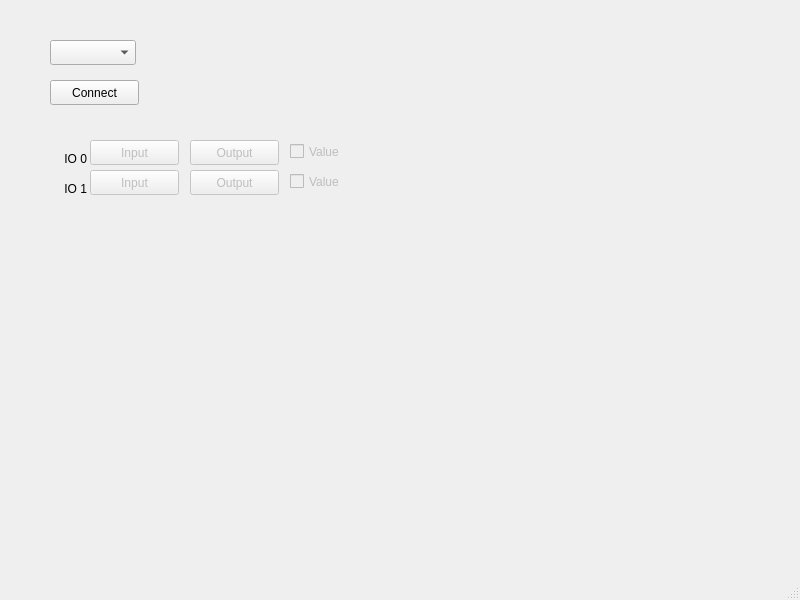
<?xml version="1.0" encoding="UTF-8"?>
<ui version="4.0">
 <class>MainWindow</class>
 <widget class="QMainWindow" name="MainWindow">
  <property name="geometry">
   <rect>
    <x>0</x>
    <y>0</y>
    <width>800</width>
    <height>600</height>
   </rect>
  </property>
  <property name="windowTitle">
   <string>MainWindow</string>
  </property>
  <widget class="QWidget" name="centralwidget">
   <widget class="QPushButton" name="PB_Connect">
    <property name="geometry">
     <rect>
      <x>50</x>
      <y>80</y>
      <width>89</width>
      <height>25</height>
     </rect>
    </property>
    <property name="text">
     <string>Connect</string>
    </property>
   </widget>
   <widget class="QComboBox" name="CMB_Ports">
    <property name="geometry">
     <rect>
      <x>50</x>
      <y>40</y>
      <width>86</width>
      <height>25</height>
     </rect>
    </property>
   </widget>
   <widget class="QLabel" name="label">
    <property name="geometry">
     <rect>
      <x>20</x>
      <y>150</y>
      <width>67</width>
      <height>17</height>
     </rect>
    </property>
    <property name="text">
     <string>IO 0</string>
    </property>
    <property name="alignment">
     <set>Qt::AlignRight|Qt::AlignTrailing|Qt::AlignVCenter</set>
    </property>
   </widget>
   <widget class="QLabel" name="label_2">
    <property name="geometry">
     <rect>
      <x>20</x>
      <y>180</y>
      <width>67</width>
      <height>17</height>
     </rect>
    </property>
    <property name="text">
     <string>IO 1</string>
    </property>
    <property name="alignment">
     <set>Qt::AlignRight|Qt::AlignTrailing|Qt::AlignVCenter</set>
    </property>
   </widget>
   <widget class="QPushButton" name="PB_In0">
    <property name="enabled">
     <bool>false</bool>
    </property>
    <property name="geometry">
     <rect>
      <x>90</x>
      <y>140</y>
      <width>89</width>
      <height>25</height>
     </rect>
    </property>
    <property name="text">
     <string>Input</string>
    </property>
    <property name="checkable">
     <bool>true</bool>
    </property>
    <property name="checked">
     <bool>false</bool>
    </property>
   </widget>
   <widget class="QPushButton" name="PB_Out0">
    <property name="enabled">
     <bool>false</bool>
    </property>
    <property name="geometry">
     <rect>
      <x>190</x>
      <y>140</y>
      <width>89</width>
      <height>25</height>
     </rect>
    </property>
    <property name="text">
     <string>Output</string>
    </property>
    <property name="checkable">
     <bool>true</bool>
    </property>
   </widget>
   <widget class="QPushButton" name="PB_In1">
    <property name="enabled">
     <bool>false</bool>
    </property>
    <property name="geometry">
     <rect>
      <x>90</x>
      <y>170</y>
      <width>89</width>
      <height>25</height>
     </rect>
    </property>
    <property name="text">
     <string>Input</string>
    </property>
    <property name="checkable">
     <bool>true</bool>
    </property>
   </widget>
   <widget class="QPushButton" name="PB_Out1">
    <property name="enabled">
     <bool>false</bool>
    </property>
    <property name="geometry">
     <rect>
      <x>190</x>
      <y>170</y>
      <width>89</width>
      <height>25</height>
     </rect>
    </property>
    <property name="text">
     <string>Output</string>
    </property>
    <property name="checkable">
     <bool>true</bool>
    </property>
   </widget>
   <widget class="QCheckBox" name="CB_Val0">
    <property name="enabled">
     <bool>false</bool>
    </property>
    <property name="geometry">
     <rect>
      <x>290</x>
      <y>140</y>
      <width>92</width>
      <height>23</height>
     </rect>
    </property>
    <property name="text">
     <string>Value</string>
    </property>
   </widget>
   <widget class="QCheckBox" name="CB_Val1">
    <property name="enabled">
     <bool>false</bool>
    </property>
    <property name="geometry">
     <rect>
      <x>290</x>
      <y>170</y>
      <width>92</width>
      <height>23</height>
     </rect>
    </property>
    <property name="text">
     <string>Value</string>
    </property>
   </widget>
  </widget>
  <widget class="QMenuBar" name="menubar">
   <property name="geometry">
    <rect>
     <x>0</x>
     <y>0</y>
     <width>800</width>
     <height>22</height>
    </rect>
   </property>
  </widget>
  <widget class="QStatusBar" name="statusbar"/>
 </widget>
 <resources/>
 <connections/>
</ui>
